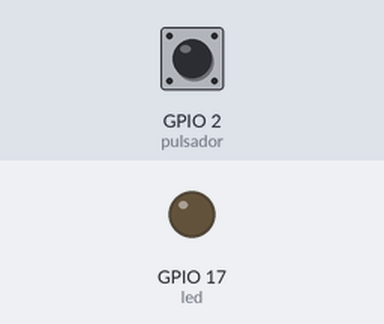
A program run on a simulated Raspberry Pi (BCM pin numbers). On the bench: output pins drawn as LEDs (lit = HIGH). The inputs (shaded band) are chosen by the test bench; at power-on: GPIO 2 (pulsador) HIGH. What the program prints to the terminal is not drawn.

Above: at 1.2 s.
1.3 s: GPIO 2 (pulsador) pulled LOW for 0.15 s
At 1.37 s:
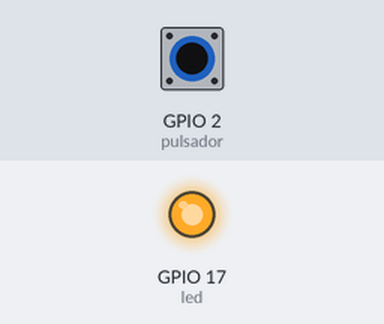
2.9 s: GPIO 2 (pulsador) pulled LOW for 3.2 s
At 7.1 s:
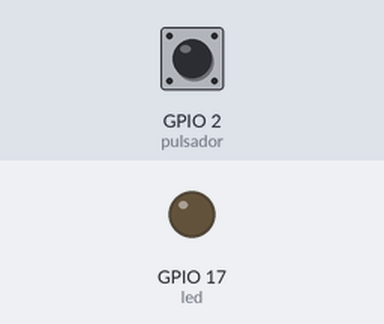
Timing chart, 0 to 8.6 s (numbered marks = the images above; inputs shaded):
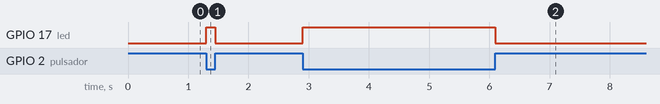

The program:

led_pulsador.py
```python
import RPi.GPIO as gpio
from time import sleep

pulsador=2
led=17
gpio.setmode(gpio.BCM)
gpio.setup(pulsador, gpio.IN)
gpio.setup(led, gpio.OUT)

gpio.output(led, gpio.LOW)

while True:
    if gpio.input(pulsador)==gpio.HIGH:
        print("Pulsado")
        gpio.output(led, gpio.LOW)
    else:
        gpio.output(led, gpio.HIGH)
```

Measured:
- after the input at 1.3 s, GPIO 17 (led): LOW → HIGH at once, → LOW 0.15 s later
- after the input at 2.9 s, GPIO 17 (led): LOW → HIGH at once, → LOW 3.2 s later
